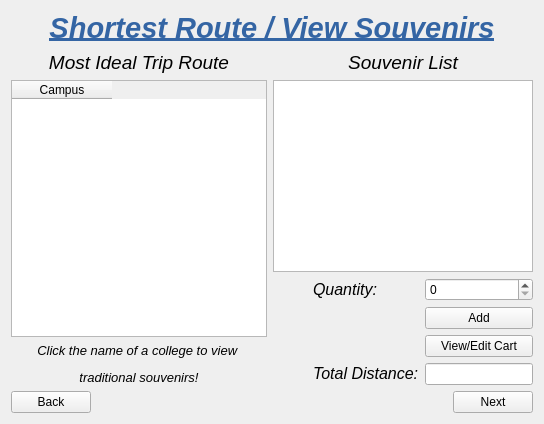
      <widget class="QWidget" name="page_short_trip">
       <layout class="QGridLayout" name="gridLayout_7">
        <item row="0" column="0" colspan="2">
         <widget class="QLabel" name="label_16">
          <property name="text">
           <string>&lt;html&gt;&lt;head/&gt;&lt;body&gt;&lt;p align=&quot;center&quot;&gt;&lt;span style=&quot; font-size:22pt; font-weight:600; font-style:italic; text-decoration: underline; color:#3465a4;&quot;&gt;Shortest Route / View Souvenirs&lt;/span&gt;&lt;/p&gt;&lt;/body&gt;&lt;/html&gt;</string>
          </property>
         </widget>
        </item>
        <item row="1" column="0">
         <layout class="QGridLayout" name="gridLayout_3">
          <item row="2" column="0">
           <widget class="QLabel" name="label_17">
            <property name="text">
             <string>&lt;html&gt;&lt;head/&gt;&lt;body&gt;&lt;p align=&quot;center&quot;&gt;&lt;span style=&quot; font-size:10pt; font-style:italic;&quot;&gt;Click the name of a college to view &lt;/span&gt;&lt;/p&gt;&lt;p align=&quot;center&quot;&gt;&lt;span style=&quot; font-size:10pt; font-style:italic;&quot;&gt;traditional souvenirs!&lt;/span&gt;&lt;/p&gt;&lt;/body&gt;&lt;/html&gt;</string>
            </property>
            <property name="alignment">
             <set>Qt::AlignCenter</set>
            </property>
           </widget>
          </item>
          <item row="1" column="0">
           <widget class="QTableWidget" name="tableWidget_short_trip">
            <property name="editTriggers">
             <set>QAbstractItemView::NoEditTriggers</set>
            </property>
            <property name="selectionMode">
             <enum>QAbstractItemView::SingleSelection</enum>
            </property>
            <column>
             <property name="text">
              <string>Campus</string>
             </property>
             <property name="textAlignment">
              <set>AlignCenter</set>
             </property>
            </column>
           </widget>
          </item>
          <item row="0" column="0">
           <widget class="QLabel" name="label_trip_souvenirs_4">
            <property name="font">
             <font>
              <pointsize>14</pointsize>
              <weight>50</weight>
              <italic>true</italic>
              <bold>false</bold>
             </font>
            </property>
            <property name="text">
             <string>Most Ideal Trip Route</string>
            </property>
            <property name="alignment">
             <set>Qt::AlignCenter</set>
            </property>
           </widget>
          </item>
         </layout>
        </item>
        <item row="1" column="1">
         <layout class="QGridLayout" name="gridLayout_6">
          <item row="2" column="0">
           <layout class="QGridLayout" name="gridLayout_5">
            <item row="0" column="0">
             <spacer name="horizontalSpacer_14">
              <property name="orientation">
               <enum>Qt::Horizontal</enum>
              </property>
              <property name="sizeHint" stdset="0">
               <size>
                <width>40</width>
                <height>20</height>
               </size>
              </property>
             </spacer>
            </item>
            <item row="0" column="1">
             <layout class="QFormLayout" name="formLayout">
              <item row="0" column="0">
               <widget class="QLabel" name="label_19">
                <property name="text">
                 <string>&lt;html&gt;&lt;head/&gt;&lt;body&gt;&lt;p&gt;&lt;span style=&quot; font-size:12pt; font-style:italic;&quot;&gt;Quantity:&lt;/span&gt;&lt;/p&gt;&lt;/body&gt;&lt;/html&gt;</string>
                </property>
               </widget>
              </item>
              <item row="0" column="1">
               <widget class="QSpinBox" name="spinBox_short_trip">
                <property name="maximum">
                 <number>15</number>
                </property>
               </widget>
              </item>
              <item row="1" column="1">
               <widget class="QPushButton" name="pushButton_add_item_short_trip">
                <property name="text">
                 <string>Add</string>
                </property>
               </widget>
              </item>
              <item row="3" column="0">
               <widget class="QLabel" name="label_18">
                <property name="text">
                 <string>&lt;html&gt;&lt;head/&gt;&lt;body&gt;&lt;p&gt;&lt;span style=&quot; font-size:12pt; font-style:italic;&quot;&gt;Total Distance:&lt;/span&gt;&lt;/p&gt;&lt;/body&gt;&lt;/html&gt;</string>
                </property>
               </widget>
              </item>
              <item row="3" column="1">
               <widget class="QLineEdit" name="lineEdit_distance_short_trip">
                <property name="sizePolicy">
                 <sizepolicy hsizetype="Fixed" vsizetype="Fixed">
                  <horstretch>0</horstretch>
                  <verstretch>0</verstretch>
                 </sizepolicy>
                </property>
                <property name="readOnly">
                 <bool>true</bool>
                </property>
               </widget>
              </item>
              <item row="2" column="1">
               <widget class="QPushButton" name="pushButton_view_edit_cart">
                <property name="text">
                 <string>View/Edit Cart</string>
                </property>
               </widget>
              </item>
             </layout>
            </item>
           </layout>
          </item>
          <item row="1" column="0">
           <widget class="QTableView" name="tableView_short_trip">
            <property name="editTriggers">
             <set>QAbstractItemView::AnyKeyPressed|QAbstractItemView::DoubleClicked</set>
            </property>
            <property name="selectionMode">
             <enum>QAbstractItemView::SingleSelection</enum>
            </property>
            <property name="selectionBehavior">
             <enum>QAbstractItemView::SelectRows</enum>
            </property>
           </widget>
          </item>
          <item row="0" column="0">
           <widget class="QLabel" name="label_trip_souvenirs_3">
            <property name="font">
             <font>
              <pointsize>14</pointsize>
              <weight>50</weight>
              <italic>true</italic>
              <bold>false</bold>
             </font>
            </property>
            <property name="text">
             <string>Souvenir List</string>
            </property>
            <property name="alignment">
             <set>Qt::AlignCenter</set>
            </property>
           </widget>
          </item>
         </layout>
        </item>
        <item row="2" column="0" colspan="2">
         <layout class="QGridLayout" name="gridLayout_2">
          <item row="0" column="1">
           <spacer name="horizontalSpacer_13">
            <property name="orientation">
             <enum>Qt::Horizontal</enum>
            </property>
            <property name="sizeHint" stdset="0">
             <size>
              <width>40</width>
              <height>20</height>
             </size>
            </property>
           </spacer>
          </item>
          <item row="0" column="0">
           <widget class="QPushButton" name="pushButton_back_short_trip">
            <property name="text">
             <string>Back</string>
            </property>
           </widget>
          </item>
          <item row="0" column="2">
           <widget class="QPushButton" name="pushButton_next_short_trip">
            <property name="text">
             <string>Next</string>
            </property>
           </widget>
          </item>
         </layout>
        </item>
       </layout>
      </widget>
